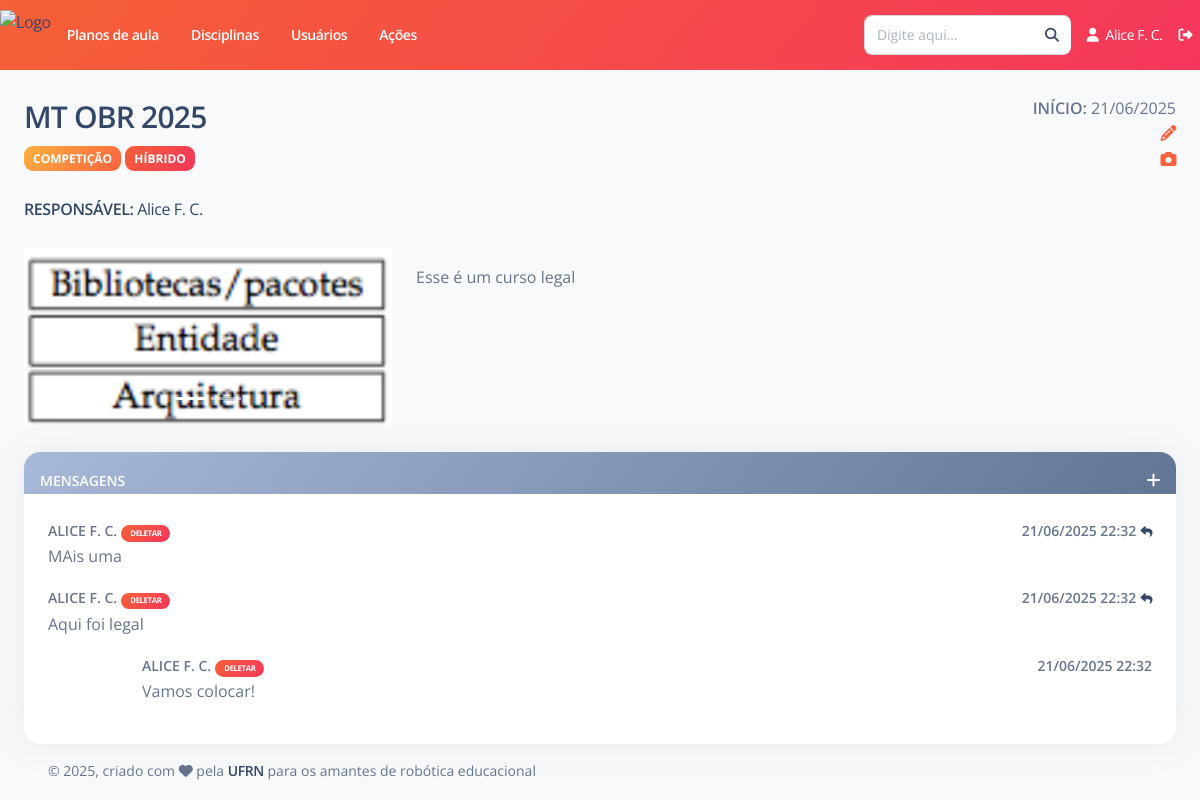
Screenshot of /acoes/detalhes/3/ (signed in) with the database file from the repository.
### Acoes/models.py (models this page shows, shortened)
class Acoes(models.Model):
    titulo = models.CharField(max_length=500, verbose_name="Título")
    tipo = models.CharField(max_length=10, choices=TIPO, default='Competição')
    formato = models.CharField(max_length=10, choices=FORMATO, default="Híbrido")
    site = models.URLField(null=True, blank = True, verbose_name="Site")
    link_de_acesso = models.URLField(null=True, blank = True, verbose_name="Link de acesso")
    data_inicio = models.DateField(default = date.today, verbose_name = "Data de início")
    data_fim = models.DateField(null=True, blank = True, verbose_name = "Data de fim")
    local = models.CharField(max_length=200, null=True, blank=True, verbose_name="Local")
    descricao = models.TextField(null=True, blank=True,verbose_name="Descrição")
    responsavel = models.ForeignKey(Usuario, on_delete=models.RESTRICT,verbose_name="Responsável",related_name='acoes_cadastradas')
    status = models.BooleanField(default=True, verbose_name = "Está em execução")
    deletada = models.BooleanField(default=False, verbose_name = "Deletado")
    class Meta:
        ordering = ['-status', '-data_inicio', '-data_fim', 'titulo']
        verbose_name = "Ação"
        verbose_name_plural = "Ações"

class Midia(models.Model):
    acao = models.ForeignKey(Acoes, on_delete=models.RESTRICT,verbose_name="Ação", related_name='midias')
    midia = models.ImageField(upload_to=user_directory_path, blank=True, null=True)
    data = models.DateTimeField(verbose_name = "Data", auto_now_add=True)
    class Meta:
        ordering = ['acao', 'data']
        verbose_name = "Mídia"
        verbose_name_plural = "Mídias"

class MensagemAcoes(models.Model):
    texto = models.TextField(verbose_name="Texto")
    data = models.DateTimeField(verbose_name = "Data", auto_now_add=True)
    usuario = models.ForeignKey(Usuario, null=True, blank=True, on_delete=models.RESTRICT,verbose_name="Usuário")
    acao = models.ForeignKey(Acoes, on_delete=models.RESTRICT,verbose_name="Ação")
    mensagem_original = models.ForeignKey('self', null=True, blank = True, related_name='replies', on_delete=models.CASCADE,verbose_name="Mensagem original")
    class Meta:
        ordering = ['acao', 'mensagem_original__pk', '-data']
        verbose_name = "Mensagem"
        verbose_name_plural = "Mensagens"

### Acoes/views.py (the view, shortened to what this page needs)
# urls.py: path('detalhes/<int:pk>/', views.DetalhesAcao.as_view(), name='detalhes'),
class DetalhesAcao(LoginRequiredMixin, FormMixin, generic.DetailView):
    model = Acoes
    template_name = 'Acoes/detalhes.html'
    context_object_name = 'acao'
    form_class = FormNovaMensagem
    def get_context_data(self,**kwargs):
        context = super(DetalhesAcao,self).get_context_data(**kwargs)
        lista_mensagens = MensagemAcoes.objects.filter(acao__id = self.kwargs['pk'], mensagem_original = None)
        context['lista_mensagens'] = lista_mensagens
        context['form_nome_mensagem'] = FormNovaMensagem()
        return context

### Acoes/forms.py (shortened to what this page needs)
class FormNovaMensagem(ModelForm):
    class Meta:
        model = MensagemAcoes
        fields = ('texto',)

### Usuario/models.py (called while the page is built)
    def __str__(self):
        return self.first_name + " " + self.last_name

### templates/Acoes/detalhes.html (shortened to what this page needs)
{% extends "Base/base.html" %}
{% load static %}
{% load pagination_tags %}
{% load widget_tweaks %}
{% load crispy_forms_tags %}
{% block conteudo %}
<br>
<div class="row">
    <div class="col-8">
        <h3 class="text-uppercase font-weight-bold">{{acao.titulo}}</h3>
        <span class="badge bg-gradient-warning">{{acao.tipo}}</span>
        <span class="badge bg-gradient-danger">{{acao.formato}}</span>
        <br>
        <br>
        <a href=""><span class="text-md mb-0 text-uppercase font-weight-bold">Responsável: </span>
            <span>{{acao.responsavel}}</span>
        </a>
        <br>
    </div>
    <div class="float-end col-4">
        <div class="float-end ">
            <span class="text-md mb-0 text-uppercase font-weight-bold">Início: </span>
            <span>{{acao.data_inicio|date:"d/m/Y"}}</span>
        </div>
        {% if acao.responsavel.id == user.id %}
            <br>
            <a href="{% url 'acoes:editar' pk=acao.pk %}" class="float-end" tool><i class="fa fa-pencil text-warning"></i></a>
            <br>
            <a href="{% url 'acoes:editar_midia' pk=acao.pk %}" class="float-end"><i class="fa fa-camera text-warning"></i></a>
        {% endif %}
    </div>
</div>
<br>
{% if acao.midias.all|length == 0 %}
    <p>{{acao.descricao|linebreaks}}</p>
{% else %}
    <div class="row">
        <div class="col-4">
            <div id="midias_acao" class="carousel slide" data-bs-ride="carousel">
                <div class="carousel-indicators">
                    {% for midia in acao.midias.all %}
                        {% if forloop.counter == 1 %}
                            <button type="button" data-bs-target="#midias_acao" data-bs-slide-to="{{forloop.counter0}}" class="active" aria-current="true" aria-label="Slide {{forloop.counter}}"></button>
                        {% else %}
                            <button type="button" data-bs-target="#midias_acao" data-bs-slide-to="{{forloop.counter0}}" aria-label="Slide {{forloop.counter}}"></button>
                        {% endif %}
                    {% endfor %}
                </div>
                <div class="carousel-inner">
                    {% for midia in acao.midias.all %}
                        {% if forloop.counter == 1 %}
                            <div class="carousel-item active">
                        {% else %}
                            <div class="carousel-item ">
                        {% endif %}
                        <img class="d-block w-100" src="{{ midia.midia.url }}">
                        </div>
                    {% endfor %}
                </div>
                <button class="carousel-control-prev" type="button" data-bs-target="#midias_acao" data-bs-slide="prev">
                    <span class="carousel-control-prev-icon" aria-hidden="true"></span>
                </button>
                <button class="carousel-control-next" type="button" data-bs-target="#midias_acao" data-bs-slide="next">
                    <span class="carousel-control-next-icon" aria-hidden="true"></span>
                </button>
            </div>
        </div>
        <div class="col-8">
            <p>{{acao.descricao|linebreaks}}</p>
        </div>
    </div>
{% endif %}
<br>
<div class="card">
    {% if acao.data_fim is not None and todays_date > acao.data_fim|date:"Y-m-d" or acao.status is False %}
        <div id="card_header_mensagens" class="card-header bg-gradient-secondary pb-0 p-3">
    {% else %}
        <div id="card_header_mensagens" class="card-header bg-gradient-warning pb-0 p-3">
    {% endif %}
        <span class="text-sm mb-0 text-uppercase text-white font-weight-bold">Mensagens</span>
        <div class="float-end">
            <a href="" class="text-white" data-bs-toggle="modal" data-bs-target="#modalNovaMensagem"><i class="fa fa-plus"></i></a>
        </div>
    </div>
    <div class="card-body row">
        {% for mensagem in lista_mensagens %}
            <div>
                <span class="text-sm mb-0 text-uppercase font-weight-bold">{{mensagem.usuario}}</span>
                {% if mensagem.usuario.id == request.user.id or mensagem.acao.responsavel.id == request.user.id %}
                    <a href="" data-bs-toggle="modal" data-bs-target="#modalDeletar"
                            data-bs-mensagem="{{mensagem.texto}}" data-bs-mensagem-id="{{mensagem.pk}}" class="text-xxs">
                        <span class="badge badge-sm bg-gradient-danger">Deletar</span>
                    </a>
                {% endif %}
                <div class="float-end">
                    <span class="text-sm mb-0 text-uppercase font-weight-bold">{{mensagem.data|date:"d/m/Y H:i"}}</span>
                    {% if mensagem.mensagem_original is None %}
                        <a href="" class="text-xs" data-bs-mensagem-id="{{mensagem.pk}}" data-bs-toggle="modal" data-bs-target="#modalNovaMensagem"><i class="fa fa-reply"></i></a>
                    {% endif %}
                </div>
                <br>
                <span class="text-xs">{{mensagem.texto|linebreaks}}</span>
            </div>
            {% for reply in mensagem.replies.all %}
                <div class="col-1"></div>
                <div class="col-11">
                    <div>
                        <span class="text-sm mb-0 text-uppercase font-weight-bold">{{reply.usuario}}</span>
                        {% if reply.usuario.id == request.user.id or mensagem.acao.responsavel.id == request.user.id %}
                            <a href="" data-bs-toggle="modal" data-bs-target="#modalDeletar"
                                    data-bs-mensagem="{{reply.texto}}" data-bs-mensagem-id="{{reply.pk}}" class="text-xxs">
                                <span class="badge badge-sm bg-gradient-danger">Deletar</span>
                            </a>
                        {% endif %}
                        <div class="float-end">
                            <span class="text-sm mb-0 text-uppercase font-weight-bold">{{reply.data|date:"d/m/Y H:i"}}</span>
                        </div>
                        <br>
                        <span class="text-xs">{{reply.texto|linebreaks}}</span>
                    </div>
                </div>
            {% endfor %}
        {% empty %}
            Não há nenhuma mensagem.
        {% endfor %}
    </div>
</div>
{% endblock %}

### templates/Base/navbar-horizontal.html (shortened to what this page needs)
{% load static %}
<nav class="navbar navbar-expand-lg px-0 shadow-none bg-gradient-danger" style="height: 70px;">
  <div class="collapse navbar-collapse justify-content-between" id="navbar">
    <ul class="navbar-nav">
      <li class="nav-item d-flex align-items-center h-100">
        <a href="{% url 'home' %}" class="d-flex align-items-center" style="height: 50px;">
          <img src="{% static 'assets/img/LogoRAP-transparente.png' %}"
               style="height: 100%; width: auto; display: block;"
               alt="Logo">
        </a>
      </li>
      <li class="nav-item px-3 d-flex align-items-center">
        <a href="{% url 'plano_aula:listar' %}" class="nav-link font-weight-bold px-0 text-white">
          Planos de aula
        </a>
      </li>
      <li class="nav-item px-3 d-flex align-items-center">
        <a href="{% url 'disciplina:listar' %}" class="nav-link font-weight-bold px-0 text-white">
          Disciplinas
        </a>
      </li>
      <li class="nav-item px-3 d-flex align-items-center">
        <a href="{% url 'usuario:listar_ativos' %}" class="nav-link font-weight-bold px-0 text-white">
          Usuários
        </a>
      </li>
      <li class="nav-item px-3 d-flex align-items-center">
        <a href="{% url 'acoes:listar' %}" class="nav-link font-weight-bold px-0 text-white">
          Ações
        </a>
      </li>
    </ul>
    <ul class="navbar-nav align-items-center">
      <li class="nav-item me-2">
        <form action="{% url 'buscar' %}" method="get">
            <div class="input-group">
                <input type="text"
                      class="form-control"
                      placeholder="Digite aqui..."
                      name="q"
                      id="input_busca"
                      value="{{ request.GET.q }}">
                <span class="input-group-text">
                    <a href="#" onclick="this.closest('form').submit(); return false;">
                        <i class="fa fa-search"></i>
                    </a>
                </span>
            </div>
        </form>
      </li>
      <li class="nav-item">
        <a href="{% url 'usuario:perfil' %}" class="nav-link text-white">
          <i class="fa fa-user me-1"></i> {{ user.first_name }} {{ user.last_name }}
        </a>
      </li>
      <li class="nav-item">
        <a href="{% url 'usuario:logout' %}" class="nav-link text-white">
          <i class="fa fa-sign-out-alt"></i>
        </a>
      </li>
    </ul>
  </div>
</nav>

### templates/Base/navbar-horizontal.html (style rules this page uses)
.badge { padding-left: 9px; padding-right: 9px; -webkit-border-radius: 9px; -moz-border-radius: 9px; border-radius: 9px; }

### rows the page displays
Acoes: titulo "MT OBR 2025", tipo "COMPETIÇÃO", formato "HÍBRIDO", responsavel "Alice F. C.", data_inicio "21/06/2025", descricao "Esse é um curso legal"
Midia: midia (picture)
MensagemAcoes: usuario "ALICE F. C.", data "21/06/2025 22:32", texto "MAis uma"
MensagemAcoes: usuario "ALICE F. C.", data "21/06/2025 22:32", texto "Aqui foi legal"
MensagemAcoes: usuario "ALICE F. C.", data "21/06/2025 22:32", texto "Vamos colocar!"

### other values shown
{{ user.first_name }} "Alice F."
{{ user.last_name }} "C."
